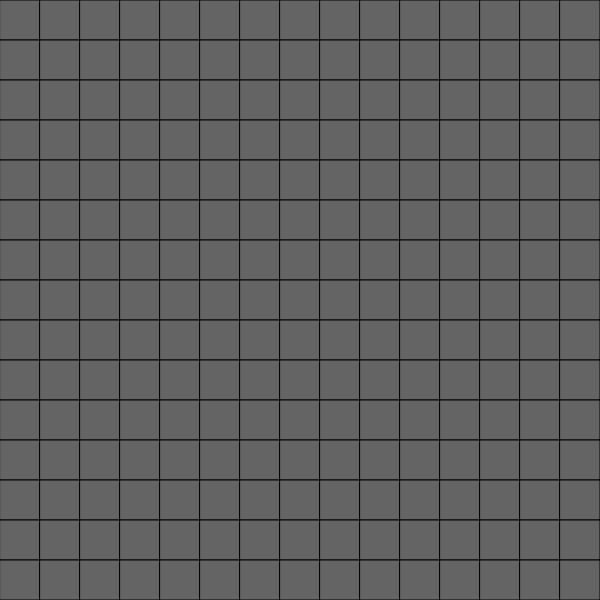
Frame 1 (no input)
Frame 60 (no input): identical to frame 1, image omitted
Frame 120 (the mouse pressed at the canvas centre since frame 60): identical to frame 1, image omitted

The p5.js sketch that drew this single still picture (run headless with seeded random() and noise() and a simulated clock; from frame 60 on, the mouse is pressed at the canvas centre):

// p5.js sketch
// ── sketch.js
let board; //Board
let h=15; //number
let w=15; //number
let filedSize=40; //number
let numberOfMines=40; //number
let flagMode = false; //boolean


function setup() {
  createCanvas(w*filedSize,h*filedSize);
  if(h*w-numberOfMines>=1){
    board=new Board(w,h,numberOfMines,filedSize);
  }else{
    throw "too many mines!";
  }
}

function draw() {
  board.show();
}

function keyPressed(){
  if (keyCode === 70){//f
    flagMode=true;
  }
}

function keyReleased(){
  if (keyCode === 70){//f
    flagMode=false;
  }
}

function mouseClicked(){
  if(flagMode){
    board.markMousePosition()
  } else{
    board.revealMousePosition();
  }
}
// ── Board.js
class Board{
    constructor(width, height, numberOfMines, fieldSize){
        this.width=width; //number
        this.height=height; //number
        this.numberOfMines=numberOfMines; //number
        this.fieldSize=fieldSize; //number
        this.leftToReveal=this.width*this.height-this.numberOfMines; //number
        this.marked=0; //number
        this.initialised; //boolean
        this.grid=[]; //matrix of Fields
        this.createGrid();
    }

    write(){
        let result="";
        for(let row of this.grid){
            for(let element of row){
                //result+=element.hasMine;
                result+=element.neighbourMines;
            }
            result+="\n";
        }
        console.log(result);
    }

    createGrid(){
        for(let i=0;i<this.width;++i){
            let column=[];
            for(let j=0;j<this.height;++j){
                column[j]=new Field(false);
            }
            this.grid[i]=column;
        }
    }

    insertMines(immunityX, immunityY){ // used when player chooses first field
        let i=this.numberOfMines;
        while(i>0){
            let x=floor(random(0, this.width));
            let y=floor(random(0, this.height));
            if(!this.grid[x][y].hasMine && !(x==immunityX && y==immunityY)){
                --i;
                this.grid[x][y].hasMine=true;
                this.upadteNieghbours(x,y);
            }
        }
    }

    upadteNieghbours(x,y){
        if(x>0){
            if(y>0){
                ++this.grid[x-1][y-1].neighbourMines;
            }
                ++this.grid[x-1][y].neighbourMines;
            if(y<this.height-1){
                ++this.grid[x-1][y+1].neighbourMines;
            }
        }
        if(y>0){
            ++this.grid[x][y-1].neighbourMines;
        }
        if(y<this.height-1){
            ++this.grid[x][y+1].neighbourMines;
        }
        if(x<this.width-1){
            if(y>0){
                ++this.grid[x+1][y-1].neighbourMines;
            }
                ++this.grid[x+1][y].neighbourMines;
            if(y<this.height-1){
                ++this.grid[x+1][y+1].neighbourMines;
            }
        }
    }

    revealAdjusted(x,y){
        if(x>=0 && x<=this.width-1 && y>=0 && y<=this.height-1 && this.grid[x][y].revealed!==true){
            this.grid[x][y].reveal();
            --this.leftToReveal;
            if(this.grid[x][y].neighbourMines===0){
                this.revealAdjusted(x-1,y-1);
                this.revealAdjusted(x-1,y);
                this.revealAdjusted(x-1,y+1);
                this.revealAdjusted(x,y-1);
                this.revealAdjusted(x,y+1);
                this.revealAdjusted(x+1,y-1);
                this.revealAdjusted(x+1,y);
                this.revealAdjusted(x+1,y+1);
            }
            return;
        }else{
            return;
        }
    }

    show(){
        for(let i=0;i<this.width;++i){
            for(let j=0;j<this.height;++j){
                if(this.grid[i][j].revealed){
                    if(this.grid[i][j].hasMine){
                        if(this.grid[i][j].marked){
                            fill(128,0,0);
                        }else{
                            fill(0);
                        }
                        rect(this.fieldSize*i,this.fieldSize*j,this.fieldSize,this.fieldSize);
                    } else{
                        if(this.grid[i][j].marked){
                            fill(255,150,150);
                        }else{
                            fill(240);
                        }
                        rect(this.fieldSize*i,this.fieldSize*j,this.fieldSize,this.fieldSize);
                        if(this.grid[i][j].neighbourMines>0){
                            let textOutput=this.grid[i][j].neighbourMines.toString();
                            fill(0);
                            textSize(this.fieldSize/2);
                            textAlign(CENTER);
                            text(textOutput,this.fieldSize*(i+0.5),this.fieldSize*(j+0.65));
                        }
                    }
                } else if(this.grid[i][j].marked) {
                    fill(255,0,0);
                    rect(this.fieldSize*i,this.fieldSize*j,this.fieldSize,this.fieldSize);
                }else{
                    fill(100);
                    rect(this.fieldSize*i,this.fieldSize*j,this.fieldSize,this.fieldSize);
                }
            }
        }
    }

    revealMousePosition(){
        let x = floor(mouseX/this.fieldSize);
        let y = floor(mouseY/this.fieldSize);
        if (x>=0 && x<this.width && y>=0 && y< this.height){
            if(!this.initialised){
                this.insertMines(x, y);
                this.initialised=true;
            }
            if(!this.grid[x][y].revealed && !this.grid[x][y].marked){           
                if(this.grid[x][y].hasMine){
                    console.log("BOOM!");
                    this.revealAll();
                }else{
                    this.revealAdjusted(x,y);
                    console.log(this.leftToReveal.toString()+" left to reveal");
                }
                if(this.leftToReveal===0){
                    console.log("VICTORY!");
                }
            }
        }
    }

    markMousePosition(){
        let x = floor(mouseX/this.fieldSize);
        let y = floor(mouseY/this.fieldSize);
        if (x>=0 && x<this.width && y>=0 && y< this.height){
            if(!this.grid[x][y].revealed){
                if(this.grid[x][y].marked){
                    this.grid[x][y].marked=false;
                    --this.marked;
                }else{
                    this.grid[x][y].marked=true;
                    ++this.marked;
                }
                console.log(this.numberOfMines+" total mnines."+this.marked.toString()+" marked.");
            }
        }
    }

    revealAll(){
        for(let row of this.grid){
            for(let element of row){
                element.revealed=true;
            }
        }
    }
}
// ── Field.js
class Field{ //note: maybe excessive
    constructor(hasMine){
        this.hasMine=hasMine;
        this.neighbourMines=0;
        this.revealed=false;
        this.marked=false;
    }

    reveal(){
        if(this.hasMine){
            console.log("BOOM!");
            return "boom";
        }
        this.revealed=true;
        return "revealed";
    }

    mark(){
        this.marked=true;
    }
}
